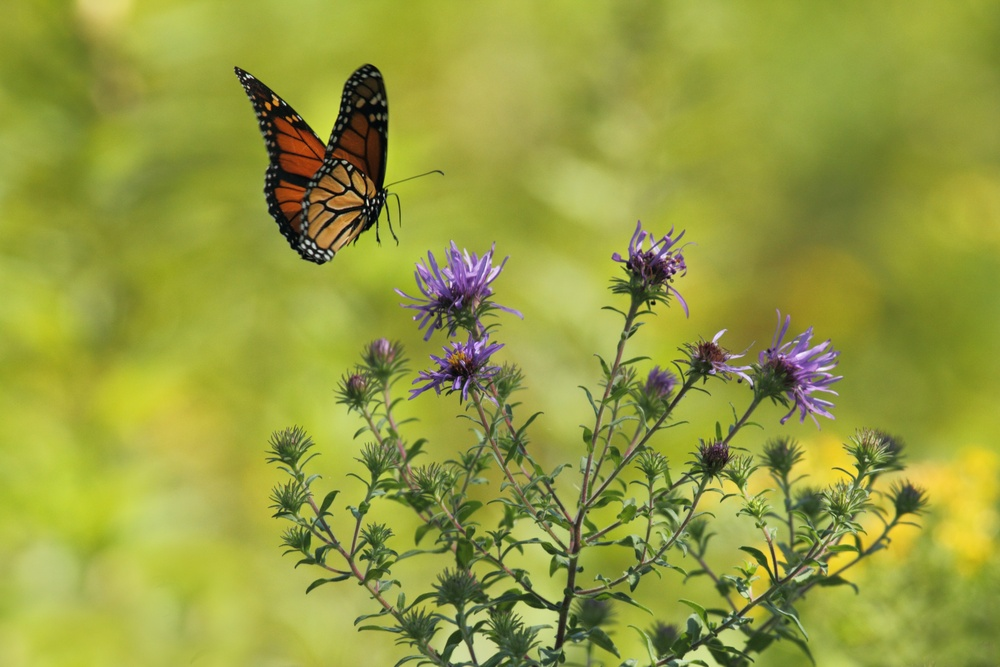
#> input picture Sem-VI/Computer Vision/Img-1.jpg, 1000 x 667 px, shrunk from 5184 x 3456 before the run
$ jupyter execute Assignment-3.ipynb
#> lines starting #> are read from the running program, lines starting #| are printed output that depends on the picture; after the words box and inside, x2 and y2 are one past the last pixel; in counts of white or black regions, pixels touching at a corner belong together
# **COMPUTER VISION ASSIGNMENT - 3**
## **AMOGH GARG - 2020UCO1688**

Consider a grey level image f(x, y) of size 256x256 with 1< x, y ≤256, which has the following intensities:

**f(x,y)** = r+1 1≤x≤12andl≤ y ≤12

         r 13≤x≤16,1≤ y ≤16 and

         r+2 1≤x≤12,13≤ y ≤16 elsewhere

with 0 ≤r≤253.

`(i) Sketch the image f(x, y) and comment on its visual appearance. Justify your answer.`

**IMPORTING LIBRARIES**

[cell 1]
import numpy as np
import matplotlib.pyplot as plt
from PIL import Image as im
import cv2

**DEFINING FUNCTIONS**

[cell 2]
def create_image(size, r):
#> called with size = 256, r = 128
    image = np.zeros((size, size))
    for x in range(1, size + 1):
        for y in range(1, size + 1):
            if 1 <= x <= 12 and 1 <= y <= 12:
                image[x-1, y-1] = r + 1
            elif 13 <= x <= 16 and 1 <= y <= 16:
                image[x-1, y-1] = r + 2
            elif 1 <= x <= 12 and 13 <= y <= 16:
                image[x-1, y-1] = r + 2
            else :
                image[x-1, y-1] = r;
    return image

def display_image(img):
    plt.imshow(img, cmap='gray')
    plt.axis('off')
    plt.show()

def hist_equalize(img):
    # Convert the input image to grayscale
    gray = cv2.cvtColor(img, cv2.COLOR_BGR2GRAY)

    # Compute the cumulative distribution function
    hist, bins = np.histogram(gray.flatten(), 256, [0, 256])
#> hist = 256 values, max 65280 at index 128, min 0 at index 0, mean 256; bins = 257 values from 0 to 256
    cdf = hist.cumsum()
#> cdf = 256 values from 0 to 65536
    cdf_normalized = cdf * hist.max() / cdf.max()
#> cdf_normalized = 256 values from 0 to 65280

    # Use the CDF to equalize the histogram
    cdf_m = np.ma.masked_equal(cdf,0)
    cdf_m = (cdf_m - cdf_m.min())*255/(cdf_m.max()-cdf_m.min())
    cdf = np.ma.filled(cdf_m,0).astype('uint8')
#> cdf = 256 values from 0 to 255
    equalized_img = cdf[gray]
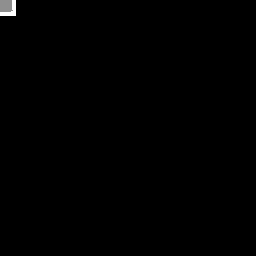
#> equalized_img: shape (256, 256); min 0, max 255, mean 0.8

    return equalized_img

def local_hist_equalize(img, patch_size=16):
    # Convert the input image to grayscale
#> called with patch_size = 16
    gray = cv2.cvtColor(img, cv2.COLOR_BGR2GRAY)

    # Create a copy of the input image
    equalized_img = np.zeros(gray.shape, dtype=img.dtype)

    # Divide the image into patches of size patch_size x patch_size
    for i in range(0, img.shape[0], patch_size):
        for j in range(0, img.shape[1], patch_size):
            patch = gray[i:i+patch_size, j:j+patch_size]

            # Compute the cumulative distribution function for each patch
            hist, bins = np.histogram(patch.flatten(), 256, [0, 256])
            cdf = hist.cumsum()
            cdf_normalized = cdf * hist.max() / cdf.max()

            # Use the CDF to equalize the histogram for each patch
            cdf_m = np.ma.masked_equal(cdf,0)
            cdf_m = (cdf_m - cdf_m.min())*255/(cdf_m.max()-cdf_m.min())
            cdf = np.ma.filled(cdf_m,0).astype('uint8')
            patch = cdf[patch]
            equalized_img[i:i+patch_size, j:j+patch_size] = patch
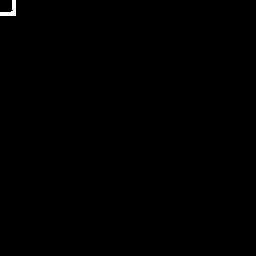
#> equalized_img: shape (256, 256); 0.17% white; 1 white region, box (x1, y1, x2, y2) and area: (0, 0, 16, 16) 112

    return equalized_img

[cell 3]
size = 256
r = 128
image1 = create_image(size, r)
image = im.fromarray(image1)
cv2.imwrite('Img-2.jpg',image1)
display_image(image)

We can observe that the visual appearance of the image is same throughout because pixel intensities varies only in the small range of [r,r+2].

`(ii) Apply global histogram equalisation on the above image. Comment on the visual appearance of the resulting equalised image.`

[cell 4]
img = cv2.imread("Img-2.jpg")
equalized_img = hist_equalize(img)
display_image(equalized_img)

`(iii) Apply local histogram equalisation on the above image using non-overlapping image patches of size 16×16. Comment on the visual appearance of the resulting locally equalised image.`

[cell 5]
img = cv2.imread("Img-2.jpg")
equalized_img = local_hist_equalize(img)
display_image(equalized_img)

`(iv) Based on the above observations, which of the two types of equalisation processes would you choose for the visual improvement of the particular image? Justify your answer.`

Global histogram equalization is best suited for images with low contrast, where the intensity values are not distributed evenly across the whole image. This technique transforms the intensity values to produce a uniform distribution of intensities, which results in an increase in contrast and a better visual appearance of the image.

On the other hand, local histogram equalization is best suited for images with high contrast, where some regions of the image have a high dynamic range of intensities. This technique equalizes the histogram of small regions of the image, rather than the entire image, which helps to preserve the details in the high-contrast regions while still improving the overall visual appearance of the image.

In our case, applying global histogram equalisation is a better choice as in case of global equalisation, the 16 x 16 patches are not being divided by sharp boundaries as in case of local equalisation (which decreases the overall sharpness and visual quality of the image).

[cell 6]
# Let's apply these on random images
contrast_img = cv2.imread("Img-1.jpg")
#> contrast_img is the input picture: shape (667, 1000, 3); mean B, G, R 63, 156.9, 150
# applying global equlaization on low_contrast_img
global_eq_img = hist_equalize(contrast_img)
#> in hist_equalize (call 2), `gray = cv2.cvtColor(img, cv2.COLOR_BGR2GRAY)`:
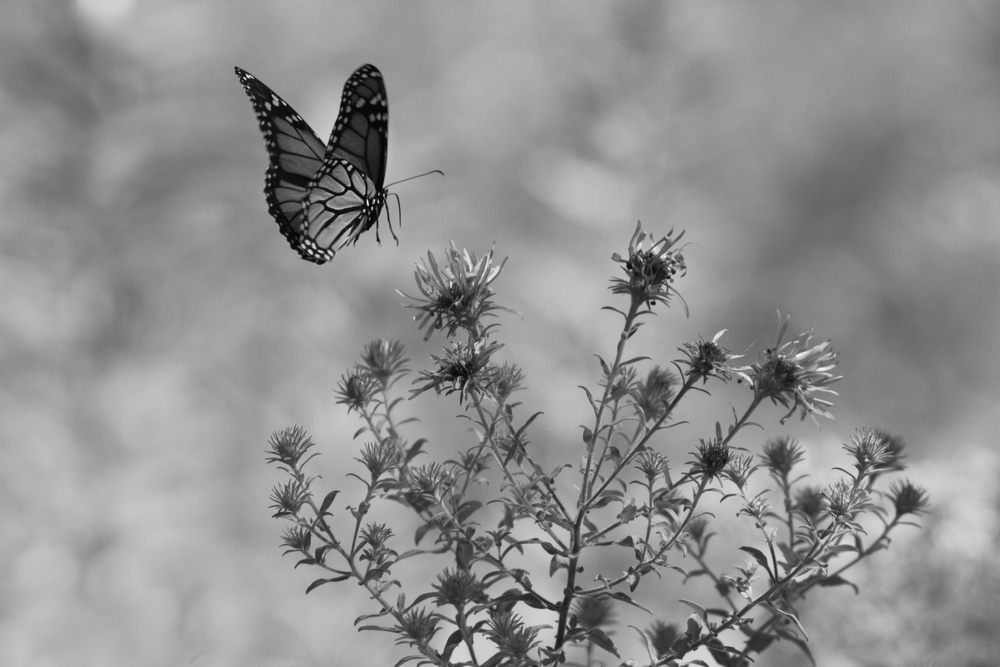
#> gray: shape (667, 1000); min 0, max 242, mean 144.1
#> in hist_equalize (call 2), `hist, bins = np.histogram(gray.flatten(), 256, [0, 256])`: hist = 256 values, max 12055 at index 152, min 0 at index 243, mean 2605.5
#> in hist_equalize (call 2), `cdf = hist.cumsum()`: cdf = 256 values from 1 to 667000
#> in hist_equalize (call 2), `cdf_normalized = cdf * hist.max() / cdf.max()`: cdf_normalized = 256 values from 0.0181 to 12055
#> in hist_equalize (call 2), `cdf = np.ma.filled(cdf_m,0).astype('uint8')`: cdf = 256 values from 0 to 255
#> in hist_equalize (call 2), `equalized_img = cdf[gray]`:
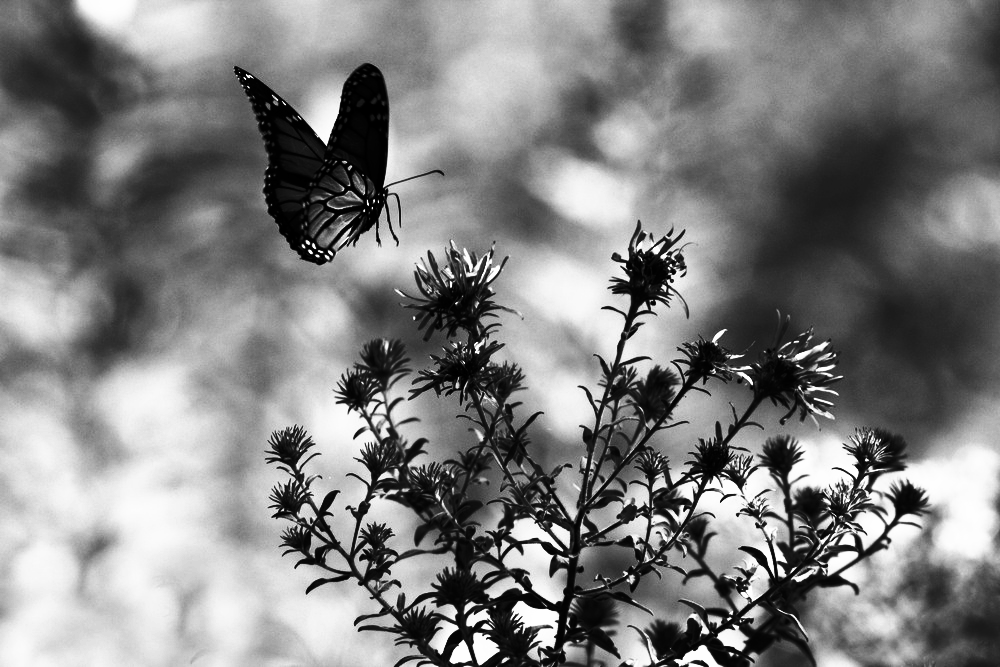
#> equalized_img: shape (667, 1000); min 0, max 255, mean 128.3
# applying local equalization on low_contrast_img
local_eq_img = local_hist_equalize(contrast_img)
#> call 2 of local_hist_equalize, with patch_size = 16
#> after the loop in local_hist_equalize (call 2), `for i in range(0, img.shape[0], patch_size):`:
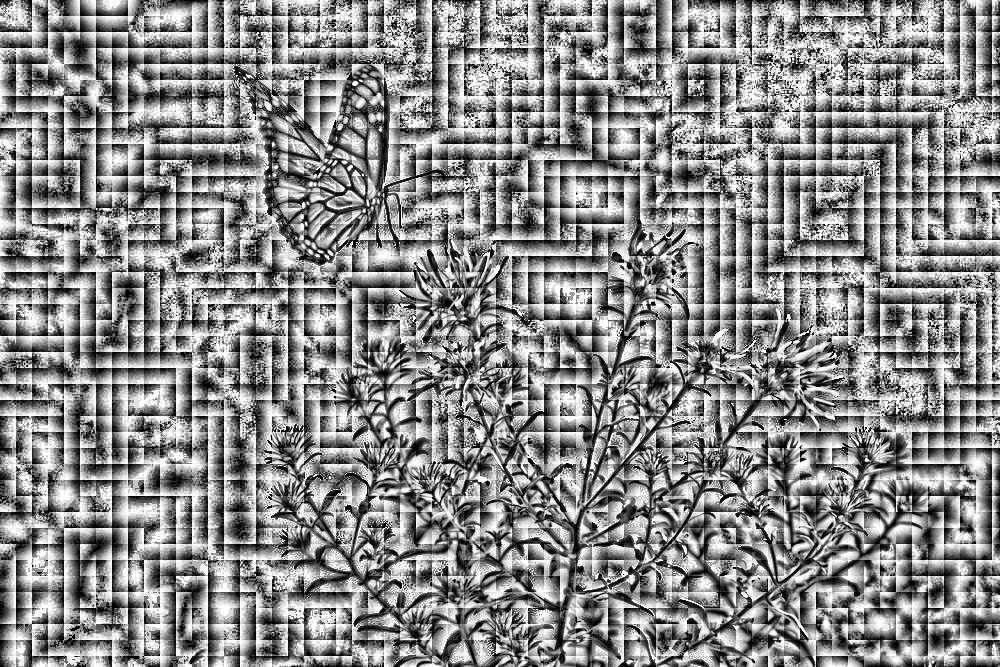
#> equalized_img: shape (667, 1000); min 0, max 255, mean 138.3

$ run again, with Sem-VI/Computer Vision/Img-3.jfif saved as Sem-VI/Computer Vision/Img-1.jpg
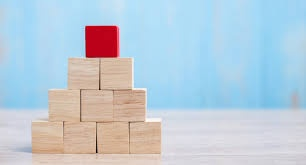
#> input picture Sem-VI/Computer Vision/Img-3.jfif, 306 x 165 px
#> hist = 256 values, max 65280 at index 128, min 0 at index 0, mean 256; bins = 257 values from 0 to 256
#> in hist_equalize, `cdf = hist.cumsum()`: cdf = 256 values from 0 to 65536
#> cdf_normalized = 256 values from 0 to 65280
#> in hist_equalize, `cdf = np.ma.filled(cdf_m,0).astype('uint8')`: cdf = 256 values from 0 to 255
#> contrast_img is the input picture: shape (165, 306, 3); mean B, G, R 215.7, 203.3, 186.6
#> in hist_equalize (call 2), `gray = cv2.cvtColor(img, cv2.COLOR_BGR2GRAY)`:
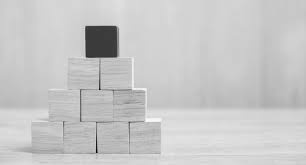
#> gray: shape (165, 306); min 6, max 253, mean 199.7
#> hist = 256 values, max 2930 at index 211, min 0 at index 0, mean 197.2
#> in hist_equalize (call 2), `cdf = hist.cumsum()`: cdf = 256 values from 0 to 50490
#> cdf_normalized = 256 values from 0 to 2930
#> in hist_equalize (call 2), `cdf = np.ma.filled(cdf_m,0).astype('uint8')`: cdf = 256 values from 0 to 255
#> after the loop in local_hist_equalize (call 2), `for i in range(0, img.shape[0], patch_size):`:
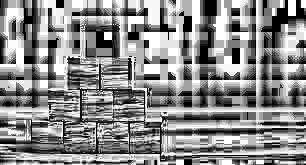
#> equalized_img: shape (165, 306); min 0, max 255, mean 139.7
